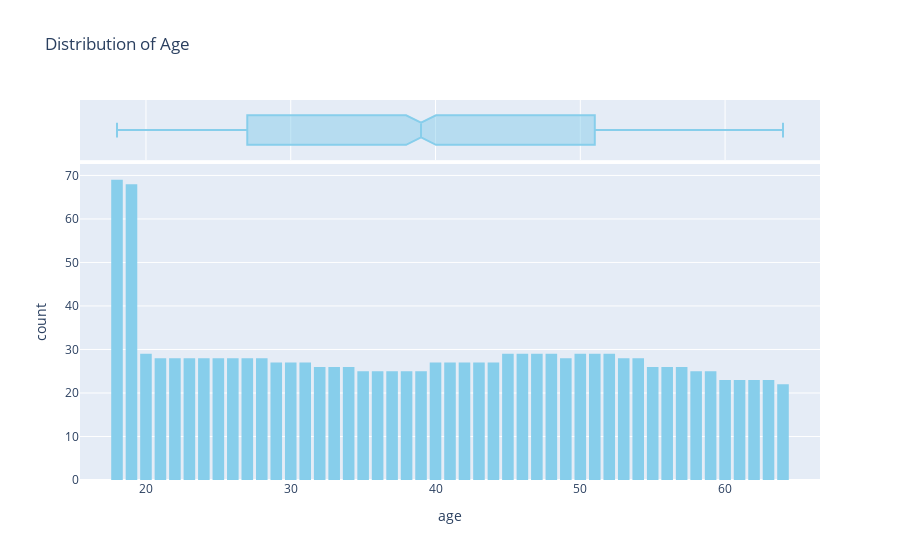

This figure's notebook cell:
### Markdown cell above
Age is a numeric column. The minimum age in the dataset is 18 and the maximum age is 64. Thus, we can visualize the distribution of age using a histogram with 47 bins (one for each year) and a box plot. We'll use plotly to make the chart interactive, but you can create similar charts using Seaborn.

### Code cell
fig = px.histogram(df, 
                   x='age', 
                   marginal='box', 
                   nbins=47,
                   color_discrete_sequence=['skyblue'], 
                   title='Distribution of Age')
fig.update_layout(bargap=0.2)
fig.show()

### Figure 1 — Plotly figure (JSON) as saved in the notebook; plotly's stock layout.template omitted (floating-point values rounded to 4 significant figures; data arrays with more than 128 entries replaced by an {"elided": "..."} marker saying what was removed)
{"data": [{"alignmentgroup": "True", "bingroup": "x", "hovertemplate": "age=%{x}<br>count=%{y}<extra></extra>", "legendgroup": "", "marker": {"color": "skyblue", "pattern": {"shape": ""}}, "name": "", "nbinsx": 47, "offsetgroup": "", "orientation": "v", "showlegend": false, "type": "histogram", "x": {"elided": "1338 int values"}, "xaxis": "x", "yaxis": "y"}, {"alignmentgroup": "True", "hovertemplate": "age=%{x}<extra></extra>", "legendgroup": "", "marker": {"color": "skyblue"}, "name": "", "notched": true, "offsetgroup": "", "showlegend": false, "type": "box", "x": {"elided": "1338 int values"}, "xaxis": "x2", "yaxis": "y2"}], "layout": {"bargap": 0.2, "barmode": "relative", "legend": {"tracegroupgap": 0}, "title": {"text": "Distribution of Age"}, "xaxis": {"anchor": "y", "domain": [0, 1], "title": {"text": "age"}}, "xaxis2": {"anchor": "y2", "domain": [0, 1], "matches": "x", "showgrid": true, "showticklabels": false}, "yaxis": {"anchor": "x", "domain": [0, 0.8316], "title": {"text": "count"}}, "yaxis2": {"anchor": "x2", "domain": [0.8416, 1], "matches": "y2", "showgrid": false, "showline": false, "showticklabels": false, "ticks": ""}}}
